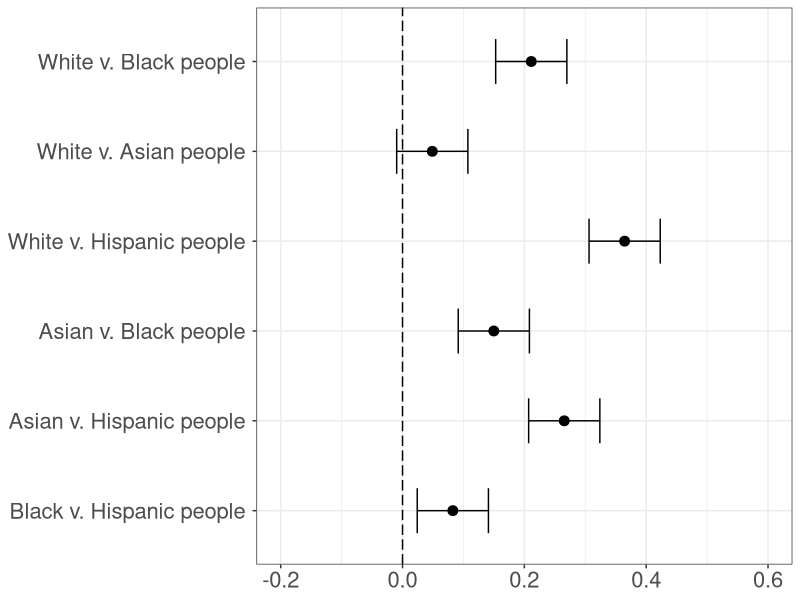
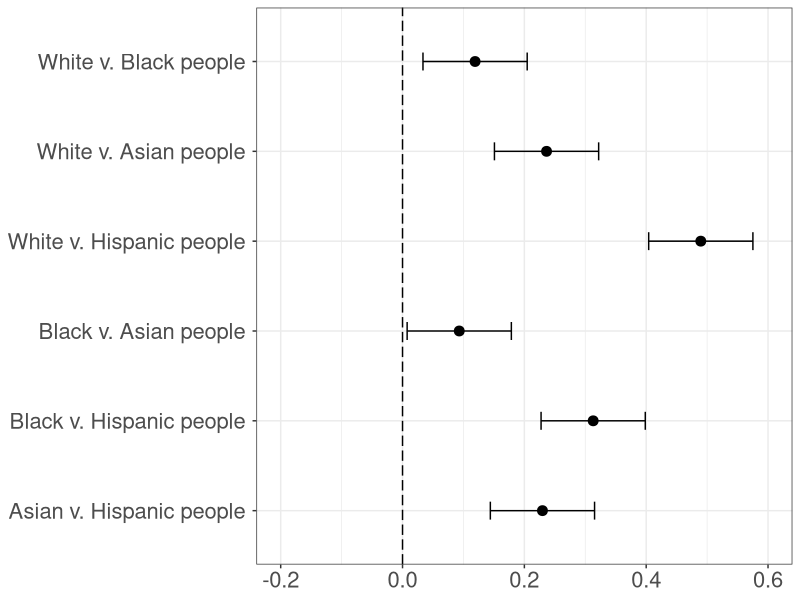
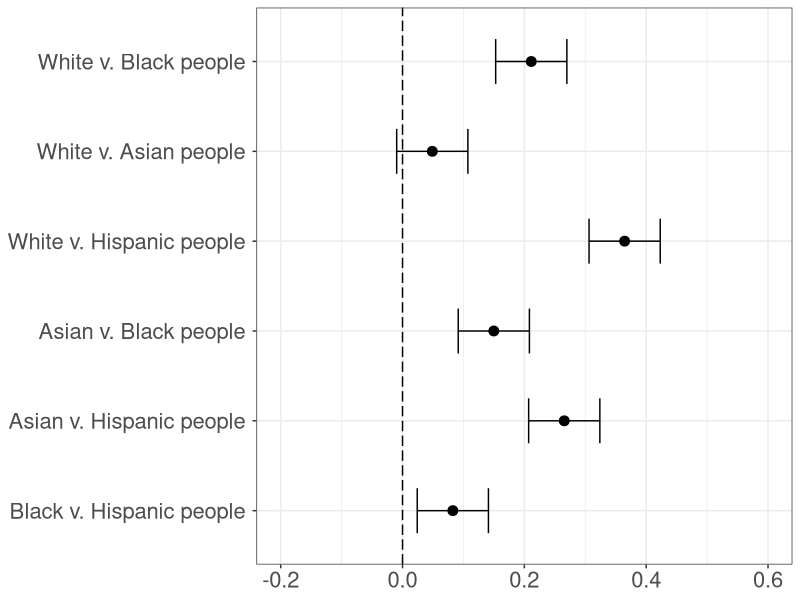
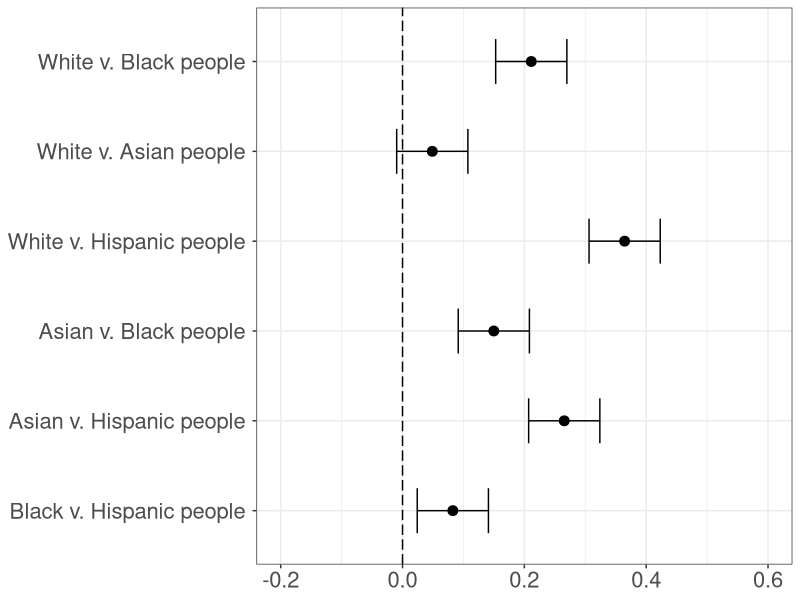
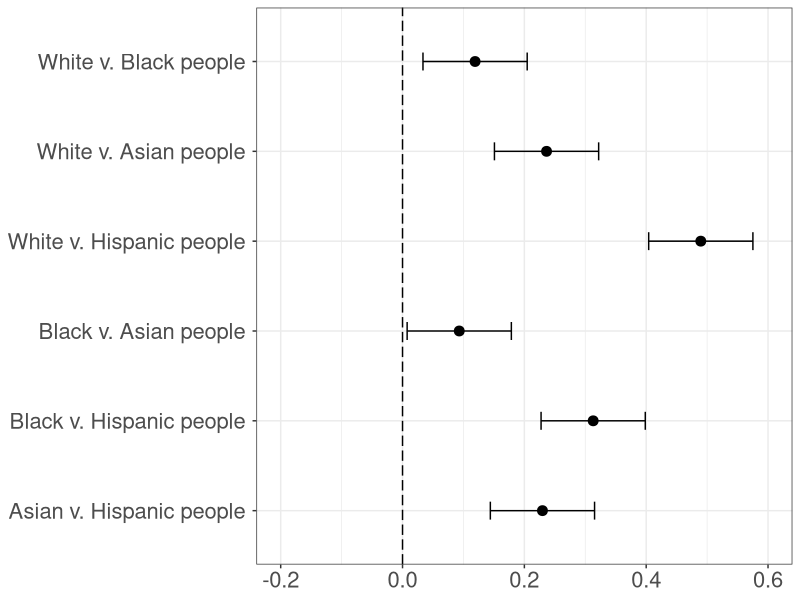
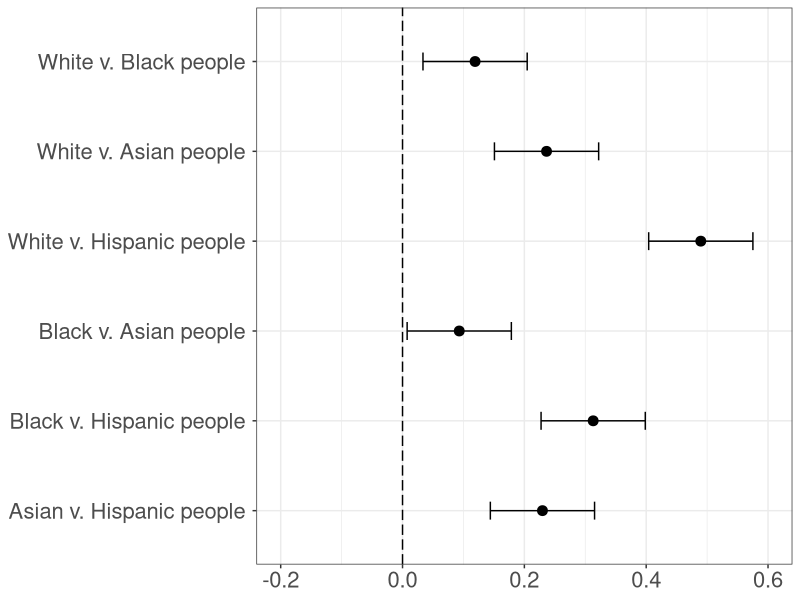

Write the R code that produced these figures, in order.

## Lee, Montgomery, Lai
# America's Racial Framework of Superiority and Americanness Embedded in Natural Language

## Script date: 28 Aug 2023

# Install and load packages ----------------------------------------------------

if(!require("tidyverse")){install.packages("tidyverse", dependencies = TRUE); require("tidyverse")}
if(!require("ggplot2")){install.packages("ggplot2", dependencies = TRUE); require("ggplot2")}

# Import the Dataset -----------------------------------------------------------

# Import RIPA results
setwd("Results")

ripa.table = read.csv('RIPA_70.csv')

# Filter RIPA results in the superiority dimension
superior.table <- ripa.table %>% 
  filter(dimensions == "Superiority") %>%
  mutate(groups = factor(groups, levels = c("Black v. Hispanic people",
                                            "Asian v. Hispanic people", 
                                            "Asian v. Black people", 
                                            "White v. Hispanic people",
                                            "White v. Asian people",
                                            "White v. Black people")))

# Filter RIPA results in the Americanness dimension
american.table <- ripa.table %>% 
  filter(dimensions == "Americanness") %>%
  mutate(groups = factor(groups, levels = c("Asian v. Hispanic people",
                                            "Black v. Hispanic people", 
                                            "Black v. Asian people", 
                                            "White v. Hispanic people",
                                            "White v. Asian people",
                                            "White v. Black people")))

# Superiority Forest Plot ------------------------------------------------------

setwd("../Plots")

ggplot(superior.table, aes(x = effect, y = groups, xmin = lower, xmax = upper)) +
  geom_vline(xintercept = 0, linetype = "longdash") + 
  scale_x_continuous(limits = c(-0.2, 0.6),
                     breaks = c(-0.2, 0.0, 0.2, 0.4, 0.6),
                     labels = c('-0.2', '0.0', '0.2', '0.4', '0.6')) + 
  geom_point(size = 3) +
  geom_errorbarh(height = .5) + 
  theme_bw() + 
  theme(plot.title = element_text(size = rel(1.8), hjust = 0.5),
        axis.title.x = element_blank(),
        axis.text.x = element_text(size = rel(1.8)),
        axis.title.y = element_blank(),
        axis.text.y = element_text(size = rel(1.8), margin = margin(r = 5)))

ggsave(file = "superior_ripa_70.pdf", width = 10, height = 3, dpi = "retina")
ggsave(file = "superior_ripa_70.png", width = 10, height = 3, dpi = "retina")

# Americanness Forest Plot -----------------------------------------------------

ggplot(american.table, aes(x = effect, y = groups, xmin = lower, xmax = upper)) +
  geom_vline(xintercept = 0, linetype = "longdash") + 
  scale_x_continuous(limits = c(-0.2, 0.6),
                     breaks = c(-0.2, 0.0, 0.2, 0.4, 0.6),
                     labels = c('-0.2', '0.0', '0.2', '0.4', '0.6')) + 
  geom_point(size = 3) +
  geom_errorbarh(height = .2) + 
  theme_bw() + 
  theme(plot.title = element_text(size = rel(1.8), hjust = 0.5),
        axis.title.x = element_blank(),
        axis.text.x = element_text(size = rel(1.8)),
        axis.title.y = element_blank(),
        axis.text.y = element_text(size = rel(1.8), margin = margin(r = 5)))

ggsave(file = "american_ripa_70.pdf", width = 10, height = 3, dpi = "retina")
ggsave(file = "american_ripa_70.png", width = 10, height = 3, dpi = "retina")

